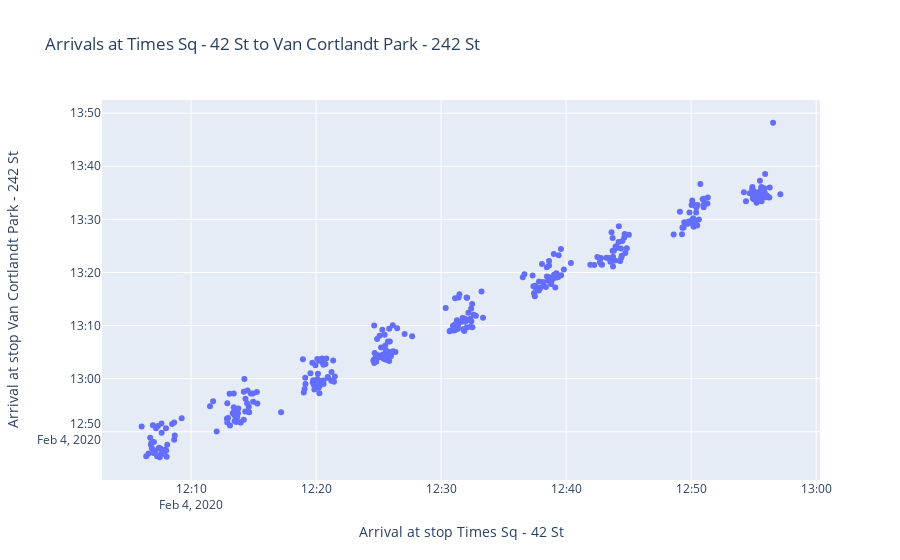

The notebook cell saved with this chart:
### Code cell
compare_stations_chart(13, 37)

### Figure 1 — Plotly figure (JSON) as saved in the notebook; plotly's stock layout.template omitted (floating-point values rounded to 4 significant figures; data arrays with more than 128 entries replaced by an {"elided": "..."} marker saying what was removed)
{"data": [{"mode": "markers", "name": "Data", "type": "scatter", "x": {"elided": "336 str values"}, "y": {"elided": "336 str values"}}], "layout": {"title": {"text": "Arrivals at Times Sq - 42 St to Van Cortlandt Park - 242 St"}, "xaxis": {"title": {"text": "Arrival at stop Times Sq - 42 St"}}, "yaxis": {"title": {"text": "Arrival at stop Van Cortlandt Park - 242 St"}}}}
